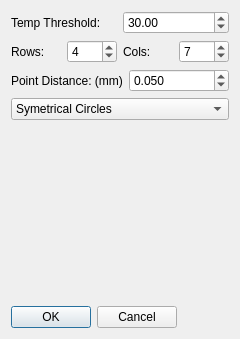
<?xml version="1.0" encoding="UTF-8"?>
<ui version="4.0">
 <class>ConfigDialog</class>
 <widget class="QDialog" name="ConfigDialog">
  <property name="geometry">
   <rect>
    <x>0</x>
    <y>0</y>
    <width>240</width>
    <height>339</height>
   </rect>
  </property>
  <property name="windowTitle">
   <string>Configuration</string>
  </property>
  <layout class="QVBoxLayout" name="verticalLayout">
   <item>
    <layout class="QHBoxLayout" name="horizontalLayout">
     <item>
      <widget class="QLabel" name="label">
       <property name="text">
        <string>Temp Threshold:</string>
       </property>
      </widget>
     </item>
     <item>
      <widget class="QDoubleSpinBox" name="_spinThreshold">
       <property name="value">
        <double>30.000000000000000</double>
       </property>
      </widget>
     </item>
    </layout>
   </item>
   <item>
    <layout class="QHBoxLayout" name="horizontalLayout_3">
     <item>
      <widget class="QLabel" name="label_2">
       <property name="text">
        <string>Rows:</string>
       </property>
      </widget>
     </item>
     <item>
      <widget class="QSpinBox" name="_spinRows">
       <property name="minimum">
        <number>1</number>
       </property>
       <property name="value">
        <number>4</number>
       </property>
      </widget>
     </item>
     <item>
      <widget class="QLabel" name="label_3">
       <property name="text">
        <string>Cols:</string>
       </property>
      </widget>
     </item>
     <item>
      <widget class="QSpinBox" name="_spinCols">
       <property name="minimum">
        <number>1</number>
       </property>
       <property name="value">
        <number>7</number>
       </property>
      </widget>
     </item>
    </layout>
   </item>
   <item>
    <layout class="QHBoxLayout" name="horizontalLayout_4">
     <item>
      <widget class="QLabel" name="label_4">
       <property name="text">
        <string>Point Distance: (mm)</string>
       </property>
      </widget>
     </item>
     <item>
      <widget class="QDoubleSpinBox" name="_spinDistance">
       <property name="decimals">
        <number>3</number>
       </property>
       <property name="maximum">
        <double>99.998999999999995</double>
       </property>
       <property name="singleStep">
        <double>0.010000000000000</double>
       </property>
       <property name="value">
        <double>0.050000000000000</double>
       </property>
      </widget>
     </item>
    </layout>
   </item>
   <item>
    <widget class="QComboBox" name="_patternBox">
     <item>
      <property name="text">
       <string>Symetrical Circles</string>
      </property>
     </item>
     <item>
      <property name="text">
       <string>Asymetrical Circles</string>
      </property>
     </item>
     <item>
      <property name="text">
       <string>Chessboard</string>
      </property>
     </item>
    </widget>
   </item>
   <item>
    <widget class="QLabel" name="image">
     <property name="text">
      <string/>
     </property>
    </widget>
   </item>
   <item>
    <spacer name="verticalSpacer">
     <property name="orientation">
      <enum>Qt::Vertical</enum>
     </property>
     <property name="sizeHint" stdset="0">
      <size>
       <width>20</width>
       <height>60</height>
      </size>
     </property>
    </spacer>
   </item>
   <item>
    <layout class="QHBoxLayout" name="horizontalLayout_2">
     <item>
      <widget class="QDialogButtonBox" name="_buttonBox">
       <property name="standardButtons">
        <set>QDialogButtonBox::Cancel|QDialogButtonBox::Ok</set>
       </property>
      </widget>
     </item>
     <item>
      <spacer name="horizontalSpacer">
       <property name="orientation">
        <enum>Qt::Horizontal</enum>
       </property>
       <property name="sizeHint" stdset="0">
        <size>
         <width>40</width>
         <height>20</height>
        </size>
       </property>
      </spacer>
     </item>
    </layout>
   </item>
  </layout>
 </widget>
 <resources/>
 <connections/>
</ui>
